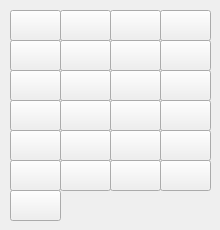
   <widget class="QWidget" name="tab">
    <attribute name="title">
     <string>Umwelt</string>
    </attribute>
    <widget class="QPushButton" name="pushButton__35">
     <property name="geometry">
      <rect>
       <x>10</x>
       <y>10</y>
       <width>51</width>
       <height>31</height>
      </rect>
     </property>
     <property name="text">
      <string/>
     </property>
     <property name="icon">
      <iconset>
       <normaloff>sprites/map/block_black.jpg</normaloff>sprites/map/block_black.jpg</iconset>
     </property>
    </widget>
    <widget class="QPushButton" name="pushButton__1">
     <property name="geometry">
      <rect>
       <x>60</x>
       <y>10</y>
       <width>51</width>
       <height>31</height>
      </rect>
     </property>
     <property name="text">
      <string/>
     </property>
     <property name="icon">
      <iconset>
       <normaloff>sprites/map/grass.jpg</normaloff>sprites/map/grass.jpg</iconset>
     </property>
    </widget>
    <widget class="QPushButton" name="pushButton__2">
     <property name="geometry">
      <rect>
       <x>110</x>
       <y>10</y>
       <width>51</width>
       <height>31</height>
      </rect>
     </property>
     <property name="text">
      <string/>
     </property>
     <property name="icon">
      <iconset>
       <normaloff>sprites/map/grass_flower_left.jpg</normaloff>sprites/map/grass_flower_left.jpg</iconset>
     </property>
    </widget>
    <widget class="QPushButton" name="pushButton__5">
     <property name="geometry">
      <rect>
       <x>110</x>
       <y>40</y>
       <width>51</width>
       <height>31</height>
      </rect>
     </property>
     <property name="text">
      <string/>
     </property>
     <property name="icon">
      <iconset>
       <normaloff>sprites/map/grass_wild.jpg</normaloff>sprites/map/grass_wild.jpg</iconset>
     </property>
    </widget>
    <widget class="QPushButton" name="pushButton__15">
     <property name="geometry">
      <rect>
       <x>10</x>
       <y>40</y>
       <width>51</width>
       <height>31</height>
      </rect>
     </property>
     <property name="text">
      <string/>
     </property>
     <property name="icon">
      <iconset>
       <normaloff>sprites/map/grass_full.jpg</normaloff>sprites/map/grass_full.jpg</iconset>
     </property>
    </widget>
    <widget class="QPushButton" name="pushButton__14">
     <property name="geometry">
      <rect>
       <x>60</x>
       <y>40</y>
       <width>51</width>
       <height>31</height>
      </rect>
     </property>
     <property name="text">
      <string/>
     </property>
     <property name="icon">
      <iconset>
       <normaloff>sprites/map/grass_step.jpg</normaloff>sprites/map/grass_step.jpg</iconset>
     </property>
    </widget>
    <widget class="QPushButton" name="pushButton__3">
     <property name="geometry">
      <rect>
       <x>160</x>
       <y>10</y>
       <width>51</width>
       <height>31</height>
      </rect>
     </property>
     <property name="text">
      <string/>
     </property>
     <property name="icon">
      <iconset>
       <normaloff>sprites/map/grass_flower_right.jpg</normaloff>sprites/map/grass_flower_right.jpg</iconset>
     </property>
    </widget>
    <widget class="QPushButton" name="pushButton__37">
     <property name="geometry">
      <rect>
       <x>160</x>
       <y>40</y>
       <width>51</width>
       <height>31</height>
      </rect>
     </property>
     <property name="text">
      <string/>
     </property>
     <property name="icon">
      <iconset>
       <normaloff>sprites/map/stock_1.jpg</normaloff>sprites/map/stock_1.jpg</iconset>
     </property>
    </widget>
    <widget class="QPushButton" name="pushButton__38">
     <property name="geometry">
      <rect>
       <x>10</x>
       <y>70</y>
       <width>51</width>
       <height>31</height>
      </rect>
     </property>
     <property name="text">
      <string/>
     </property>
     <property name="icon">
      <iconset>
       <normaloff>sprites/map/stock_2.jpg</normaloff>sprites/map/stock_2.jpg</iconset>
     </property>
    </widget>
    <widget class="QPushButton" name="pushButton__39">
     <property name="geometry">
      <rect>
       <x>60</x>
       <y>70</y>
       <width>51</width>
       <height>31</height>
      </rect>
     </property>
     <property name="text">
      <string/>
     </property>
     <property name="icon">
      <iconset>
       <normaloff>sprites/map/stock_3.jpg</normaloff>sprites/map/stock_3.jpg</iconset>
     </property>
    </widget>
    <widget class="QPushButton" name="pushButton__41">
     <property name="geometry">
      <rect>
       <x>160</x>
       <y>70</y>
       <width>51</width>
       <height>31</height>
      </rect>
     </property>
     <property name="text">
      <string/>
     </property>
     <property name="icon">
      <iconset>
       <normaloff>sprites/map/stock_5.jpg</normaloff>sprites/map/stock_5.jpg</iconset>
     </property>
    </widget>
    <widget class="QPushButton" name="pushButton__40">
     <property name="geometry">
      <rect>
       <x>110</x>
       <y>70</y>
       <width>51</width>
       <height>31</height>
      </rect>
     </property>
     <property name="text">
      <string/>
     </property>
     <property name="icon">
      <iconset>
       <normaloff>sprites/map/stock_4.jpg</normaloff>sprites/map/stock_4.jpg</iconset>
     </property>
    </widget>
    <widget class="QPushButton" name="pushButton__13">
     <property name="geometry">
      <rect>
       <x>160</x>
       <y>130</y>
       <width>51</width>
       <height>31</height>
      </rect>
     </property>
     <property name="text">
      <string/>
     </property>
     <property name="icon">
      <iconset>
       <normaloff>sprites/map/water_right.jpg</normaloff>sprites/map/water_right.jpg</iconset>
     </property>
    </widget>
    <widget class="QPushButton" name="pushButton__42">
     <property name="geometry">
      <rect>
       <x>10</x>
       <y>100</y>
       <width>51</width>
       <height>31</height>
      </rect>
     </property>
     <property name="text">
      <string/>
     </property>
     <property name="icon">
      <iconset>
       <normaloff>sprites/map/stock_6.jpg</normaloff>sprites/map/stock_6.jpg</iconset>
     </property>
    </widget>
    <widget class="QPushButton" name="pushButton__9">
     <property name="geometry">
      <rect>
       <x>110</x>
       <y>100</y>
       <width>51</width>
       <height>31</height>
      </rect>
     </property>
     <property name="text">
      <string/>
     </property>
     <property name="icon">
      <iconset>
       <normaloff>sprites/map/water_edge_left.jpg</normaloff>sprites/map/water_edge_left.jpg</iconset>
     </property>
    </widget>
    <widget class="QPushButton" name="pushButton__11">
     <property name="geometry">
      <rect>
       <x>10</x>
       <y>130</y>
       <width>51</width>
       <height>31</height>
      </rect>
     </property>
     <property name="text">
      <string/>
     </property>
     <property name="icon">
      <iconset>
       <normaloff>sprites/map/water_edge_top.jpg</normaloff>sprites/map/water_edge_top.jpg</iconset>
     </property>
    </widget>
    <widget class="QPushButton" name="pushButton__10">
     <property name="geometry">
      <rect>
       <x>160</x>
       <y>100</y>
       <width>51</width>
       <height>31</height>
      </rect>
     </property>
     <property name="text">
      <string/>
     </property>
     <property name="icon">
      <iconset>
       <normaloff>sprites/map/water_edge_right.jpg</normaloff>sprites/map/water_edge_right.jpg</iconset>
     </property>
    </widget>
    <widget class="QPushButton" name="pushButton__65">
     <property name="geometry">
      <rect>
       <x>110</x>
       <y>160</y>
       <width>51</width>
       <height>31</height>
      </rect>
     </property>
     <property name="text">
      <string/>
     </property>
     <property name="icon">
      <iconset>
       <normaloff>sprites/map/flower_bottom.jpg</normaloff>sprites/map/flower_bottom.jpg</iconset>
     </property>
    </widget>
    <widget class="QPushButton" name="pushButton__8">
     <property name="geometry">
      <rect>
       <x>110</x>
       <y>130</y>
       <width>51</width>
       <height>31</height>
      </rect>
     </property>
     <property name="text">
      <string/>
     </property>
     <property name="icon">
      <iconset>
       <normaloff>sprites/map/water_middle.jpg</normaloff>sprites/map/water_middle.jpg</iconset>
     </property>
    </widget>
    <widget class="QPushButton" name="pushButton__7">
     <property name="geometry">
      <rect>
       <x>60</x>
       <y>160</y>
       <width>51</width>
       <height>31</height>
      </rect>
     </property>
     <property name="text">
      <string/>
     </property>
     <property name="icon">
      <iconset>
       <normaloff>sprites/map/fence.jpg</normaloff>sprites/map/fence.jpg</iconset>
     </property>
    </widget>
    <widget class="QPushButton" name="pushButton__64">
     <property name="geometry">
      <rect>
       <x>160</x>
       <y>160</y>
       <width>51</width>
       <height>31</height>
      </rect>
     </property>
     <property name="text">
      <string/>
     </property>
     <property name="icon">
      <iconset>
       <normaloff>sprites/map/flower_top.jpg</normaloff>sprites/map/flower_top.jpg</iconset>
     </property>
    </widget>
    <widget class="QPushButton" name="pushButton__12">
     <property name="geometry">
      <rect>
       <x>60</x>
       <y>130</y>
       <width>51</width>
       <height>31</height>
      </rect>
     </property>
     <property name="text">
      <string/>
     </property>
     <property name="icon">
      <iconset>
       <normaloff>sprites/map/water_left.jpg</normaloff>sprites/map/water_left.jpg</iconset>
     </property>
    </widget>
    <widget class="QPushButton" name="pushButton__36">
     <property name="geometry">
      <rect>
       <x>60</x>
       <y>100</y>
       <width>51</width>
       <height>31</height>
      </rect>
     </property>
     <property name="text">
      <string/>
     </property>
     <property name="icon">
      <iconset>
       <normaloff>sprites/map/stock_stair.jpg</normaloff>sprites/map/stock_stair.jpg</iconset>
     </property>
    </widget>
    <widget class="QPushButton" name="pushButton__6">
     <property name="geometry">
      <rect>
       <x>10</x>
       <y>190</y>
       <width>51</width>
       <height>31</height>
      </rect>
     </property>
     <property name="text">
      <string/>
     </property>
     <property name="icon">
      <iconset>
       <normaloff>sprites/map/sign.jpg</normaloff>sprites/map/sign.jpg</iconset>
     </property>
    </widget>
    <widget class="QPushButton" name="pushButton__4">
     <property name="geometry">
      <rect>
       <x>10</x>
       <y>160</y>
       <width>51</width>
       <height>31</height>
      </rect>
     </property>
     <property name="text">
      <string/>
     </property>
     <property name="icon">
      <iconset>
       <normaloff>sprites/map/block_white.jpg</normaloff>sprites/map/block_white.jpg</iconset>
     </property>
    </widget>
   </widget>
